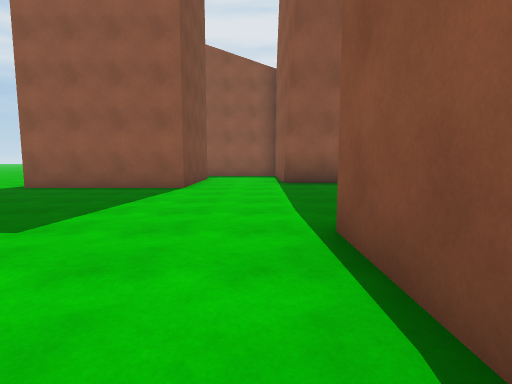
[1] (above)

17 first-person views from a walk through a 3-D level made in the Unity game engine. The camera is 1.3 m above the floor, tilts 6° down and sees 80° across. The floor is counted in squares, 2 m on a side. Each view is taken from the middle of a square. On the plan, view 1 faces up. The plan holds only what a view shows up to about 10 squares ahead; the rest is blank. The place goes on beyond the plan. Surface patterns are stand-ins for the level's own textures.

[2]
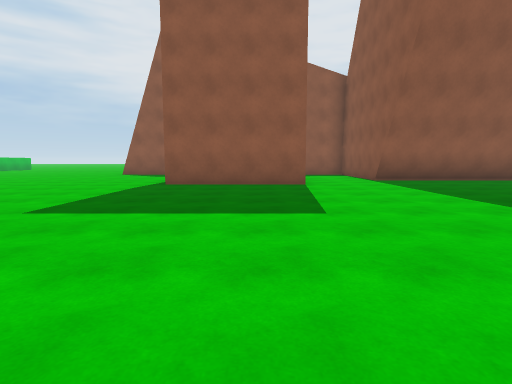

[3]
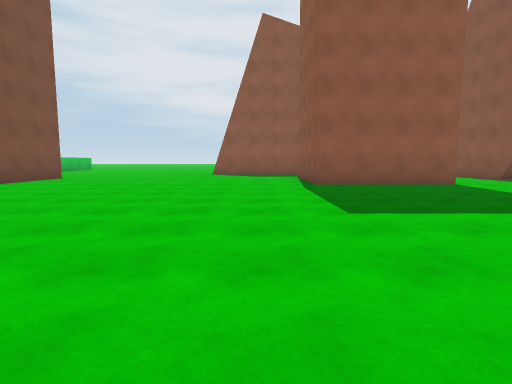

[4]
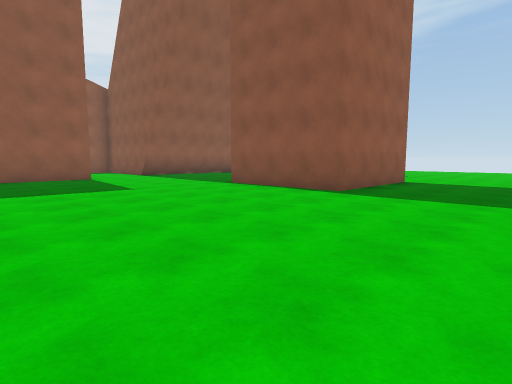

[5]
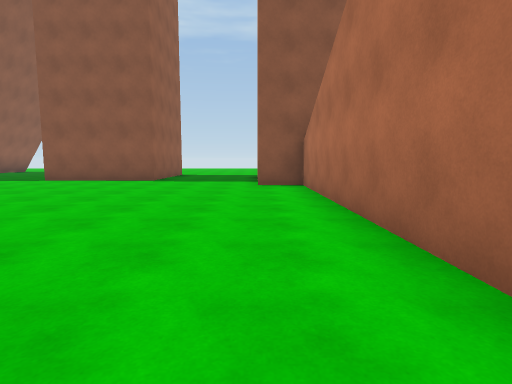

[6]
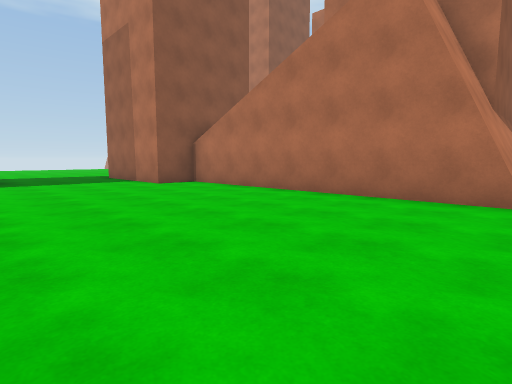

[7]
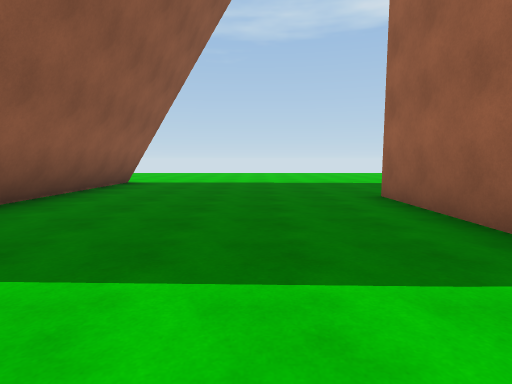

[8]
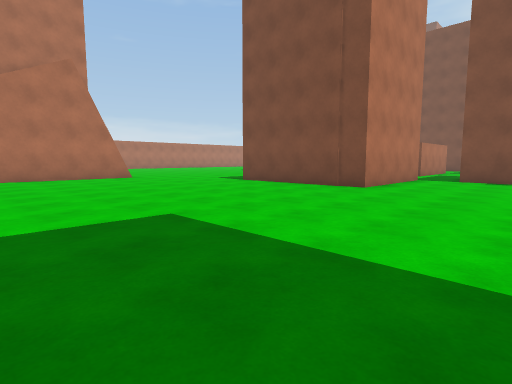

[9]
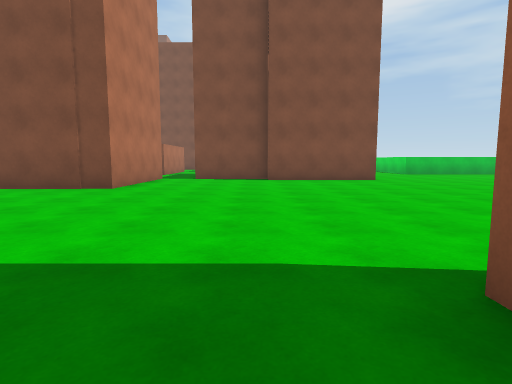

[10]
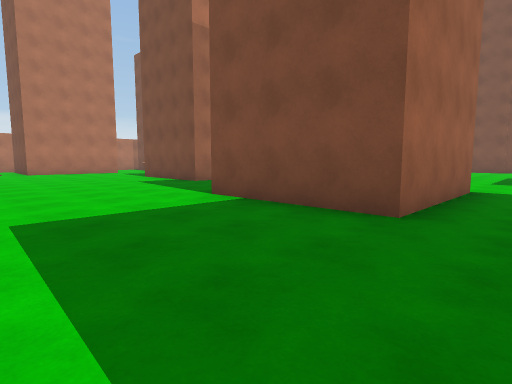

[11]
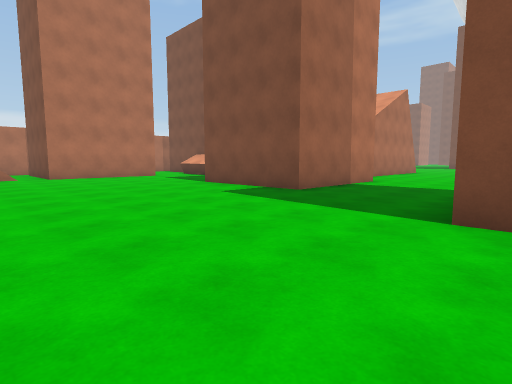

[12]
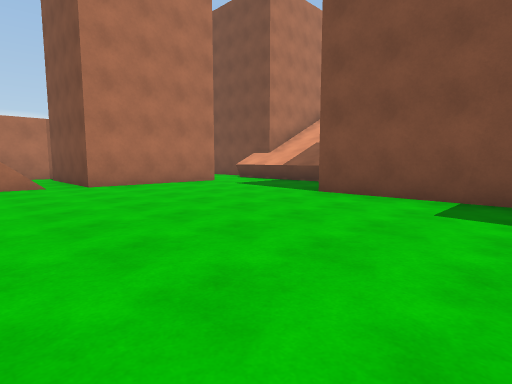

[13]
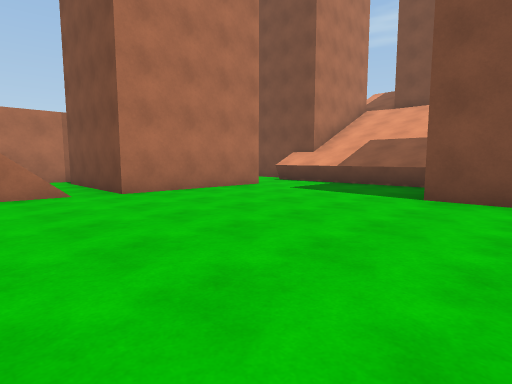

[14]
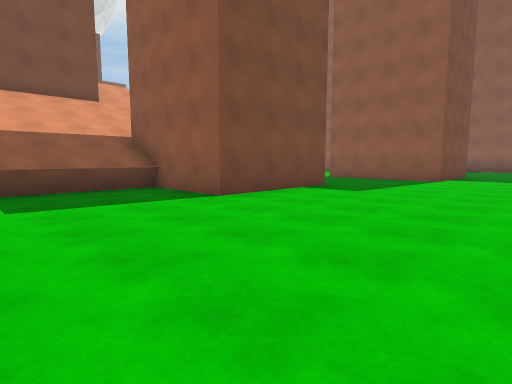

[15]
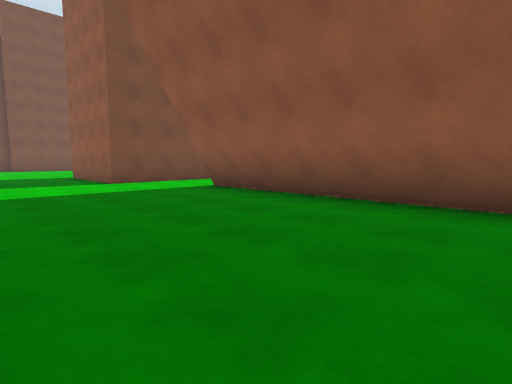

[16]
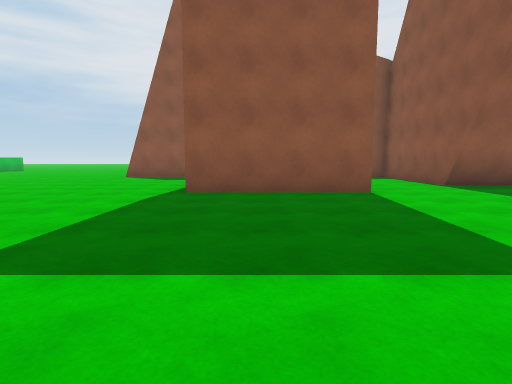

[17]
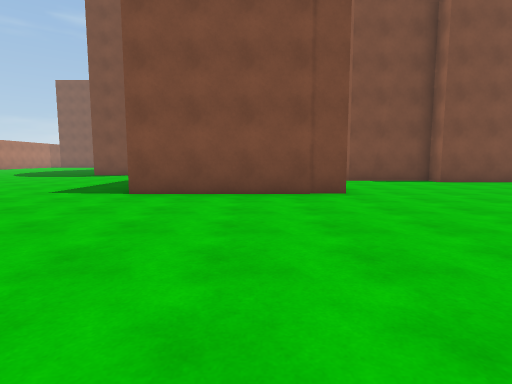

### Floor plan
Points are (right, up) in squares from view 1. A wall is a line through its corners. A room is listed if a view was taken in it or the views show most of it. See-through windows are left out.
Room 1 (views 1, 2, 3, 4, 5, 6, 7, 8, 9, 10, 11, 12, 13, 15, 16, 17)
walls: (0.7, 2.7) (4.5, 2.7) (4.5, -0.8) (0.7, -0.8) (0.7, 2.7); (0.7, 8.6) (0.7, 10.5); (-1.7, 10) (-1.7, 7.1) (-5.4, 7.1) (-5.4, 9); (-8.4, -5.2) (-1.1, -5.2) (-1.1, -4.1) (2.6, -4.1) (2.6, -7.5) (-0.4, -7.5); (7.9, 8.3) (0.7, 8.3); (7.9, 8.4) (0.7, 8.4); (1.9, -11.9) (5.7, -11.9); (-14.6, 2.7) (-10.8, 2.7) (-10.8, -1.5); (-13.9, 10) (-13.9, 6.4) (-14.5, 6.4) (-14.5, 3.9)
low walls: (0.3, -7.5) (0.3, -11.5); (7.4, 8.6) (0.7, 8.6)
ways out: opening at (-15, 3) to room 2; opening at (-9.8, -3.5) to room 2; opening at (1, -12) to room 2; opening at (7, -11.3) to room 2
Room 2 (view 14)
walls: (-8.4, -6.8) (-8.4, -5.2); (5.7, -11.9) (5.7, -15.5)
low walls: (0.3, -11.5) (0.3, -12.5)
ways out: opening at (-15, 3) to room 1; opening at (-9.8, -3.5) to room 1; opening at (1, -12) to room 1; opening at (7, -11.3) to room 1

Positions as (right, up) in squares from view 1, and headings:
1: (0, 0), facing up
2: (-3, -1), facing up
3: (-7, -1), facing up
4: (-5, -4), facing up-right
5: (-9, -4), facing right
6: (-9, 0), facing down-right
7: (-1, 5), facing right
8: (-4, 6), facing down-left
9: (-4, 6), facing left
10: (8, 4), facing down-left
11: (8, 0), facing down-left
12: (8, -4), facing down-left
13: (8, -6), facing down-left
14: (7, -11), facing up-left
15: (7, 4), facing up-left
16: (-4, 1), facing up
17: (-5, 1), facing left
